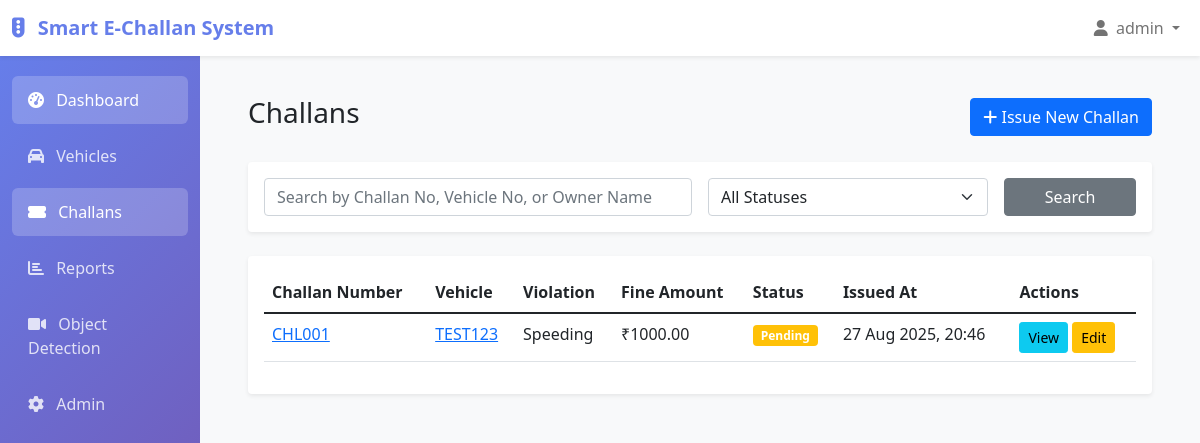
Screenshot of /challan/challans/ (signed in) with the database file from the repository.
### challan_app/models.py (models this page shows, shortened)
class Challan(models.Model):
    STATUS_CHOICES = [
        ('PENDING', 'Pending'),
        ('PAID', 'Paid'),
        ('DISPUTED', 'Disputed'),
        ('CANCELLED', 'Cancelled'),
    ]
    id = models.UUIDField(primary_key=True, default=uuid.uuid4, editable=False)
    challan_number = models.CharField(max_length=20, unique=True)
    vehicle = models.ForeignKey(Vehicle, on_delete=models.CASCADE)
    violation_type = models.ForeignKey(ViolationType, on_delete=models.CASCADE)
    violation_date = models.DateTimeField()
    violation_location = models.CharField(max_length=200)
    fine_amount = models.DecimalField(max_digits=10, decimal_places=2)
    penalty_points = models.IntegerField(default=0)
    status = models.CharField(max_length=20, choices=STATUS_CHOICES, default='PENDING')
    issued_by = models.ForeignKey(User, on_delete=models.CASCADE)
    issued_at = models.DateTimeField(auto_now_add=True)
    paid_at = models.DateTimeField(blank=True, null=True)
    payment_method = models.CharField(max_length=50, blank=True, null=True)
    transaction_id = models.CharField(max_length=100, blank=True, null=True)
    notes = models.TextField(blank=True, null=True)
    class Meta:
        db_table = 'challans'
        app_label = 'challan_app'

class Vehicle(models.Model):
    VEHICLE_TYPES = [
        ('2W', 'Two Wheeler'),
        ('4W', 'Four Wheeler'),
        ('CV', 'Commercial Vehicle'),
        ('HV', 'Heavy Vehicle'),
    ]
    id = models.UUIDField(primary_key=True, default=uuid.uuid4, editable=False)
    registration_number = models.CharField(max_length=20, unique=True)
    vehicle_type = models.CharField(max_length=2, choices=VEHICLE_TYPES)
    owner_name = models.CharField(max_length=100)
    owner_phone = models.CharField(max_length=15)
    owner_email = models.EmailField(blank=True, null=True)
    owner_address = models.TextField()
    created_at = models.DateTimeField(auto_now_add=True)
    updated_at = models.DateTimeField(auto_now=True)
    class Meta:
        db_table = 'vehicles'
        app_label = 'challan_app'

class ViolationType(models.Model):
    id = models.UUIDField(primary_key=True, default=uuid.uuid4, editable=False)
    name = models.CharField(max_length=100)
    description = models.TextField()
    fine_amount = models.DecimalField(max_digits=10, decimal_places=2)
    penalty_points = models.IntegerField(default=0)
    is_active = models.BooleanField(default=True)
    created_at = models.DateTimeField(auto_now_add=True)
    class Meta:
        db_table = 'violation_types'
        app_label = 'challan_app'

### challan_app/views.py (the view)
# urls.py: path('challans/', views.challan_list, name='challan_list'),
@login_required
def challan_list(request):
    challans = Challan.objects.select_related('vehicle', 'violation_type', 'issued_by').order_by('-issued_at')
    status_filter = request.GET.get('status')
    if status_filter:
        challans = challans.filter(status=status_filter)
    query = request.GET.get('q')
    if query:
        challans = challans.filter(
            Q(challan_number__icontains=query) |
            Q(vehicle__registration_number__icontains=query) |
            Q(vehicle__owner_name__icontains=query)
        )
    paginator = Paginator(challans, 20)
    page_number = request.GET.get('page')
    page_obj = paginator.get_page(page_number)
    context = {
        'page_obj': page_obj,
        'query': query,
        'status_filter': status_filter,
        'status_choices': Challan.STATUS_CHOICES,
    }
    return render(request, 'challan_app/challan_list.html', context)

### templates/challan_app/challan_list.html (shortened to what this page needs)
{% extends "base/base.html" %}
{% load static %}
{% block content %}
<div class="container mt-4">
    <div class="d-flex justify-content-between align-items-center mb-4">
        <h1 class="h3">Challans</h1>
        <a href="{% url 'challan_app:challan_create' %}" class="btn btn-primary">
            <i class="fas fa-plus"></i> Issue New Challan
        </a>
    </div>
    <div class="card mb-4">
        <div class="card-body">
            <form method="get" action="{% url 'challan_app:challan_list' %}">
                <div class="row g-3">
                    <div class="col-md-6">
                        <input type="text" name="q" class="form-control" placeholder="Search by Challan No, Vehicle No, or Owner Name" value="{{ query|default:'' }}">
                    </div>
                    <div class="col-md-4">
                        <select name="status" class="form-select">
                            <option value="">All Statuses</option>
                        </select>
                    </div>
                    <div class="col-md-2">
                        <button type="submit" class="btn btn-secondary w-100">Search</button>
                    </div>
                </div>
            </form>
        </div>
    </div>
    <div class="card">
        <div class="card-body">
            <div class="table-responsive">
                <table class="table table-hover">
                    <thead>
                        <tr>
                            <th>Challan Number</th>
                            <th>Vehicle</th>
                            <th>Violation</th>
                            <th>Fine Amount</th>
                            <th>Status</th>
                            <th>Issued At</th>
                            <th>Actions</th>
                        </tr>
                    </thead>
                    <tbody>
                        {% for challan in page_obj %}
                        <tr>
                            <td><a href="{% url 'challan_app:challan_detail' challan.id %}">{{ challan.challan_number }}</a></td>
                            <td><a href="{% url 'challan_app:vehicle_detail' challan.vehicle.id %}">{{ challan.vehicle.registration_number }}</a></td>
                            <td>{{ challan.violation_type.name }}</td>
                            <td>₹{{ challan.fine_amount }}</td>
                            <td>
                                <span class="badge bg-{% if challan.status == 'PAID' %}success{% elif challan.status == 'PENDING' %}warning{% else %}danger{% endif %}">
                                    {{ challan.get_status_display }}
                                </span>
                            </td>
                            <td>{{ challan.issued_at|date:"d M Y, H:i" }}</td>
                            <td>
                                <a href="{% url 'challan_app:challan_detail' challan.id %}" class="btn btn-sm btn-info">View</a>
                                <a href="{% url 'challan_app:challan_edit' challan.id %}" class="btn btn-sm btn-warning">Edit</a>
                            </td>
                        </tr>
                        {% empty %}
                        <tr>
                            <td colspan="7" class="text-center">No challans found.</td>
                        </tr>
                        {% endfor %}
                    </tbody>
                </table>
            </div>
        </div>
    </div>
</div>
{% endblock %}

### templates/base/base.html (shortened to what this page needs)
<!DOCTYPE html>
<html lang="en">
<head>
    <link href="https://cdn.jsdelivr.net/npm/bootstrap@5.1.3/dist/css/bootstrap.min.css" rel="stylesheet">
    <link href="https://cdnjs.cloudflare.com/ajax/libs/font-awesome/6.0.0/css/all.min.css" rel="stylesheet">
</head>
<body>
    <nav class="navbar navbar-expand-lg navbar-light bg-white shadow-sm">
        <div class="container-fluid">
            <a class="navbar-brand" href="{% url 'challan_app:dashboard' %}">
                <i class="fas fa-traffic-light me-2"></i>
                Smart E-Challan System
            </a>
            <div class="navbar-nav ms-auto">
                {% if user.is_authenticated %}
                    <div class="nav-item dropdown">
                        <a class="nav-link dropdown-toggle" href="#" id="navbarDropdown" role="button" data-bs-toggle="dropdown">
                            <i class="fas fa-user me-1"></i>
                            {{ user.get_full_name|default:user.username }}
                        </a>
                    </div>
                {% else %}
                    <a class="nav-link" href="{% url 'login' %}">Login</a>
                {% endif %}
            </div>
        </div>
    </nav>
    <div class="container-fluid">
        <div class="row">
            {% if user.is_authenticated %}
            <nav class="col-md-3 col-lg-2 d-md-block sidebar collapse">
                <div class="position-sticky pt-3">
                    <ul class="nav flex-column">
                        <li class="nav-item">
                            <a class="nav-link {% if request.resolver_match.app_name == 'challan_app' %}active{% endif %}"
                               href="{% url 'challan_app:dashboard' %}">
                                <i class="fas fa-tachometer-alt me-2"></i>
                                Dashboard
                            </a>
                        </li>
                        <li class="nav-item">
                            <a class="nav-link {% if 'vehicles' in request.path %}active{% endif %}"
                               href="{% url 'challan_app:vehicle_list' %}">
                                <i class="fas fa-car me-2"></i>
                                Vehicles
                            </a>
                        </li>
                        <li class="nav-item">
                            <a class="nav-link {% if 'challans' in request.path %}active{% endif %}"
                               href="{% url 'challan_app:challan_list' %}">
                                <i class="fas fa-ticket-alt me-2"></i>
                                Challans
                            </a>
                        </li>
                        <li class="nav-item">
                            <a class="nav-link {% if 'reports' in request.path %}active{% endif %}"
                               href="{% url 'challan_app:reports' %}">
                                <i class="fas fa-chart-bar me-2"></i>
                                Reports
                            </a>
                        </li>
                        <li class="nav-item">
                            <a class="nav-link {% if request.resolver_match.app_name == 'object_detection' %}active{% endif %}"
                               href="{% url 'object_detection:dashboard' %}">
                                <i class="fas fa-video me-2"></i>
                                Object Detection
                            </a>
                        </li>
                        <li class="nav-item">
                            <a class="nav-link" href="{% url 'admin:index' %}">
                                <i class="fas fa-cog me-2"></i>
                                Admin
                            </a>
                        </li>
                    </ul>
                </div>
            </nav>
            {% endif %}
            <main class="col-md-9 ms-sm-auto col-lg-10 px-md-4 main-content">
                <div class="pt-3">
                    {% block content %}{% endblock %}
                </div>
            </main>
        </div>
    </div>
</body>
</html>

### templates/base/base.html (style rules this page uses)
.sidebar { min-height: 100vh; background: linear-gradient(135deg, #667eea 0%, #764ba2 100%); }
.sidebar .nav-link { color: rgba(255, 255, 255, 0.8); padding: 0.75rem 1rem; border-radius: 0.375rem; margin: 0.25rem 0; }
.sidebar .nav-link.active { color: white; background-color: rgba(255, 255, 255, 0.2); }
.main-content { background-color: #f8f9fa; min-height: 100vh; }
.card { border: none; box-shadow: 0 0.125rem 0.25rem rgba(0, 0, 0, 0.075); }
.navbar-brand { font-weight: 600; color: #667eea !important; }

### rows the page displays
Challan: challan_number "CHL001", vehicle.registration_number "TEST123", violation_type.name "Speeding", fine_amount "1000.00", status "Pending", issued_at "27 Aug 2025, 20:46"

### other values shown
{{ user.get_full_name|default:user.username }} "admin"
